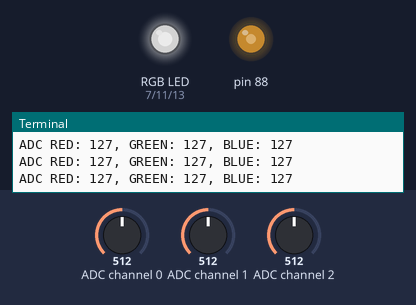
This program was run on a simulated Raspberry Pi (header pin numbers). On the bench: an RGB LED mixed from three pins (HIGH = lit), output pins drawn as LEDs (lit = HIGH), the last lines printed to the terminal. The test bench sets the inputs (shaded band); at power-on: ADC channel 0 = 512, ADC channel 1 = 512, ADC channel 2 = 512 (analog values on the 0–1023 scale). Dim RGB values are drawn brighter than linear.

Above: at 1.2 s.
1.3 s: ADC channel 0 set to 716
At 1.9 s:
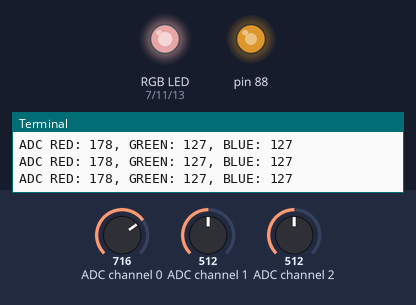
2.8 s: ADC channel 1 set to 716
At 3.3 s:
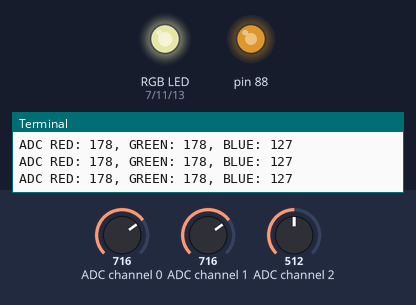
4.3 s: ADC channel 2 set to 716
At 4.6 s:
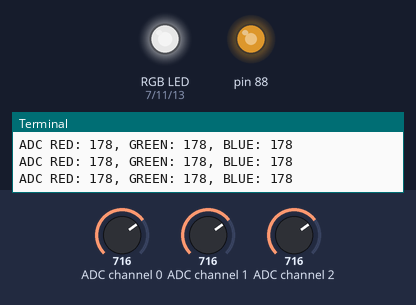
5.8 s: ADC channel 0 set to 900
At 7.0 s:
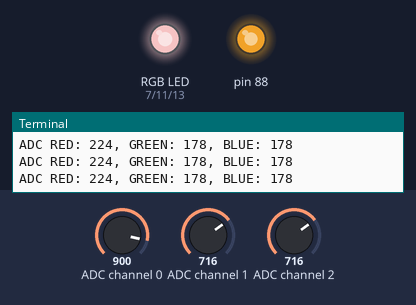
7.3 s: ADC channel 1 set to 900
At 8.5 s:
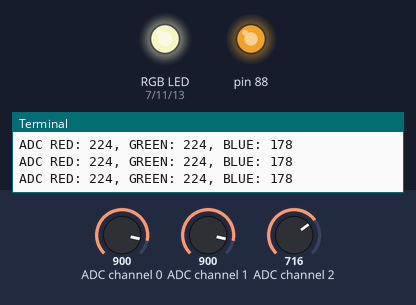
8.8 s: ADC channel 2 set to 900
At 9.9 s:
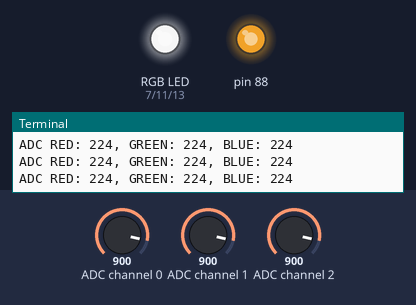
Timing chart, 0 to 11.3 s (numbered marks = the images above; inputs shaded):
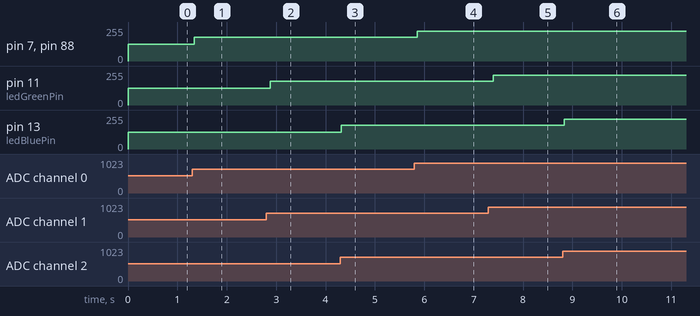

Measured:
- after the input at 1.3 s, pin 7 (ledRedPin), pin 88: 127/255 → 178/255 at once
- after the input at 2.8 s, pin 11 (ledGreenPin): 127/255 → 178/255 after 0.08 s
- after the input at 4.3 s, pin 13 (ledBluePin): 127/255 → 178/255 at once
- after the input at 5.8 s, pin 7 (ledRedPin), pin 88: 178/255 → 224/255 after 0.06 s
- after the input at 7.3 s, pin 11 (ledGreenPin): 178/255 → 224/255 after 0.10 s
- after the input at 8.8 s, pin 13 (ledBluePin): 178/255 → 224/255 at once

The program:

SOFTLIGHT_MULTICOLOR.py
```python
import smbus
import RPi.GPIO as GPIO
import time
#make sure you are connecting potentiometer with (-)(1)--variable to (2) and last point to (+)
# wiring is crucial as sometimes pin numbers may be confusing

# I was not able to detect i2C due to wiring error.
# need to retake look and after correcting pot wiring I was
# able to detect $> i2cdetect -y 1 at 0X48


address = 0x48
bus= smbus.SMBus(1)

ledRedPin= 7
ledGreenPin =11
ledBluePin=13

cmd = 0x40

def setup():
    global p_r, p_g, p_b

    GPIO.setmode(GPIO.BOARD)
    GPIO.setup(ledRedPin, GPIO.OUT)
    GPIO.setup(ledGreenPin, GPIO.OUT)
    GPIO.setup(ledBluePin, GPIO.OUT)

    GPIO.output(ledRedPin, GPIO.LOW)
    GPIO.output(ledGreenPin, GPIO.LOW)
    GPIO.output(ledBluePin, GPIO.LOW)

    p_r = GPIO.PWM(ledRedPin, 1000)
    p_g = GPIO.PWM(ledGreenPin, 1000)
    p_b = GPIO.PWM(ledBluePin, 1000)

    p_r.start(0)
    p_g.start(0)
    p_b.start(0)


def analogRead(channel):
    bus.write_byte(address, cmd+channel)
    value = bus.read_byte(address)
    value = bus.read_byte(address)
    return value

def analogWrite(value):
    bus.write_byte_data(address, cmd, value)

def loop():
    while True:
        value_r = analogRead(0)
        value_g = analogRead(1)
        value_b = analogRead(2)
        #print(value)
        analogWrite(value_r)
#        voltage = value/255.0 * 3.3 # this is calculated based on vcc
#       print("Digital Value:%.2f",voltage)

        print("ADC RED: %d, GREEN: %d, BLUE: %d" %(value_r,value_g, value_b))

        p_r.ChangeDutyCycle(value_r*100/255)
        p_g.ChangeDutyCycle(value_g*100/255)
        p_b.ChangeDutyCycle(value_b*100/255)

        time.sleep(0.1)

def destroy():
    bus.close()

    GPIO.output(ledRedPin, GPIO.LOW)
    GPIO.output(ledGreenPin, GPIO.LOW)
    GPIO.output(ledBluePin, GPIO.LOW)

    GPIO.cleanup()

if __name__== "__main__" :
    print("Program Started")
    setup() # do not miss this if you are using previous code
    try:
        loop()
    except KeyboardInterrupt:
        destroy()
```
